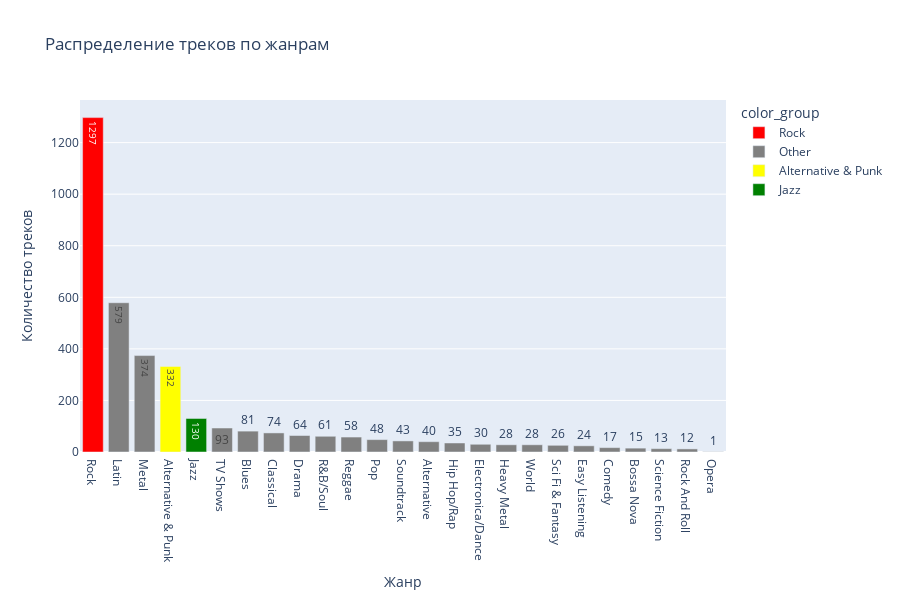

The code cell stored with this chart in its notebook:
### Markdown cell above
- Кастомизируйте диаграмму так, чтобы столбики всех жанров были серого цвета. За исключением жанров Jazz, Rock и Alternative & Punk. Эти жанры должны выделяться цветом. Цвета можете выбирать сами.

### Code cell
query = """
    SELECT 
        g.name AS genre_name,
        COUNT(*) AS tracks_count
    FROM track t
    JOIN genre g ON t.genre_id = g.genre_id
    GROUP BY g.name
    ORDER BY COUNT(*) DESC
"""

with set_connection() as conn:
    df = pd.read_sql(query, conn)

highlight_genres = ['Rock', 'Jazz', 'Alternative & Punk']
df['color_group'] = df['genre_name'].apply(
    lambda x: x if x in highlight_genres else 'Other'
)

color_map = {
    'Rock': 'red',
    'Jazz': 'green',
    'Alternative & Punk': 'yellow',
    'Other': 'grey'
}
fig = px.bar(
    df,
    x='genre_name',
    y='tracks_count',
    title='Распределение треков по жанрам',
    labels={'genre_name': 'Жанр', 'tracks_count': 'Количество треков'},
    color='color_group',
    color_discrete_map=color_map,
    category_orders={'genre_name': df['genre_name']},
    text='tracks_count',
    height=600)


fig.show()

### Figure 1 — Plotly figure (JSON) as saved in the notebook; plotly's stock layout.template omitted (floating-point values rounded to 4 significant figures)
{"data": [{"hovertemplate": "color_group=Rock<br>Жанр=%{x}<br>Количество треков=%{text}<extra></extra>", "legendgroup": "Rock", "marker": {"color": "red", "pattern": {"shape": ""}}, "name": "Rock", "orientation": "v", "showlegend": true, "text": [1297.0], "textposition": "auto", "type": "bar", "x": ["Rock"], "xaxis": "x", "y": [1297], "yaxis": "y"}, {"hovertemplate": "color_group=Other<br>Жанр=%{x}<br>Количество треков=%{text}<extra></extra>", "legendgroup": "Other", "marker": {"color": "grey", "pattern": {"shape": ""}}, "name": "Other", "orientation": "v", "showlegend": true, "text": [579.0, 374.0, 93.0, 81.0, 74.0, 64.0, 61.0, 58.0, 48.0, 43.0, 40.0, 35.0, 30.0, 28.0, 28.0, 26.0, 24.0, 17.0, 15.0, 13.0, 12.0, 1.0], "textposition": "auto", "type": "bar", "x": ["Latin", "Metal", "TV Shows", "Blues", "Classical", "Drama", "R&B/Soul", "Reggae", "Pop", "Soundtrack", "Alternative", "Hip Hop/Rap", "Electronica/Dance", "Heavy Metal", "World", "Sci Fi & Fantasy", "Easy Listening", "Comedy", "Bossa Nova", "Science Fiction", "Rock And Roll", "Opera"], "xaxis": "x", "y": [579, 374, 93, 81, 74, 64, 61, 58, 48, 43, 40, 35, 30, 28, 28, 26, 24, 17, 15, 13, 12, 1], "yaxis": "y"}, {"hovertemplate": "color_group=Alternative & Punk<br>Жанр=%{x}<br>Количество треков=%{text}<extra></extra>", "legendgroup": "Alternative & Punk", "marker": {"color": "yellow", "pattern": {"shape": ""}}, "name": "Alternative & Punk", "orientation": "v", "showlegend": true, "text": [332.0], "textposition": "auto", "type": "bar", "x": ["Alternative & Punk"], "xaxis": "x", "y": [332], "yaxis": "y"}, {"hovertemplate": "color_group=Jazz<br>Жанр=%{x}<br>Количество треков=%{text}<extra></extra>", "legendgroup": "Jazz", "marker": {"color": "green", "pattern": {"shape": ""}}, "name": "Jazz", "orientation": "v", "showlegend": true, "text": [130.0], "textposition": "auto", "type": "bar", "x": ["Jazz"], "xaxis": "x", "y": [130], "yaxis": "y"}], "layout": {"barmode": "relative", "height": 600, "legend": {"title": {"text": "color_group"}, "tracegroupgap": 0}, "title": {"text": "Распределение треков по жанрам"}, "xaxis": {"anchor": "y", "categoryarray": ["Rock", "Latin", "Metal", "Alternative & Punk", "Jazz", "TV Shows", "Blues", "Classical", "Drama", "R&B/Soul", "Reggae", "Pop", "Soundtrack", "Alternative", "Hip Hop/Rap", "Electronica/Dance", "Heavy Metal", "World", "Sci Fi & Fantasy", "Easy Listening", "Comedy", "Bossa Nova", "Science Fiction", "Rock And Roll", "Opera"], "categoryorder": "array", "domain": [0, 1], "title": {"text": "Жанр"}}, "yaxis": {"anchor": "x", "domain": [0, 1], "title": {"text": "Количество треков"}}}}
